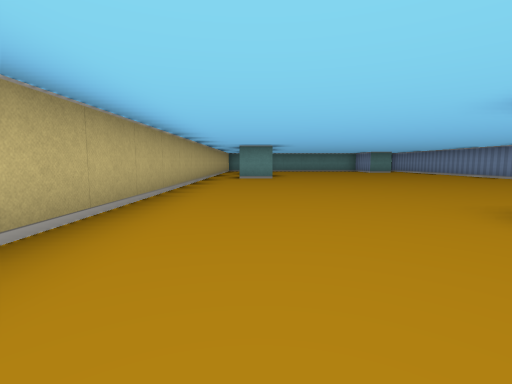
view 1 (above)

16 first-person views from a walk through a cub3D maze. The camera is about half as high as the walls, tilts 6° down and sees 85° across. The floor is counted in squares. Each view is taken from the middle of a square. On the plan, view 1 faces up. The plan holds only what a view shows up to about 9 squares ahead; the rest is blank.

view 2
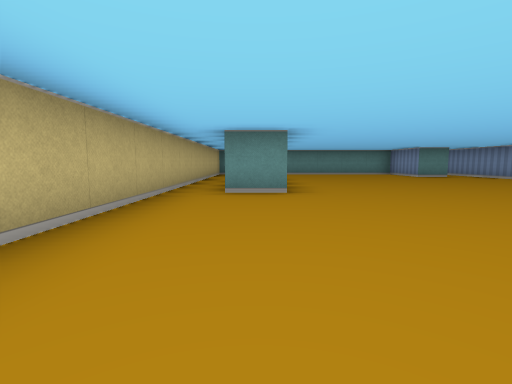

view 3
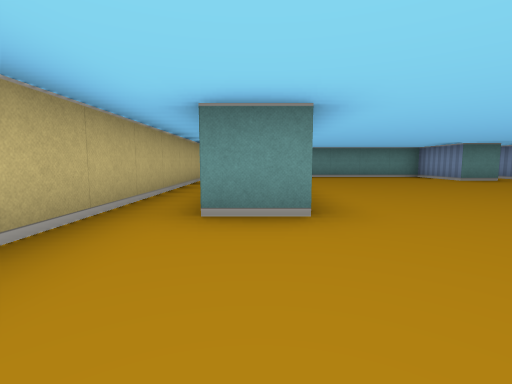

view 4
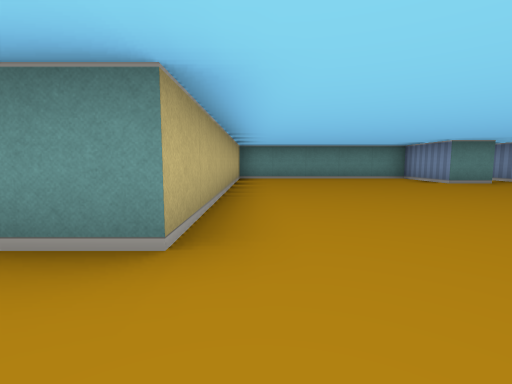

view 5
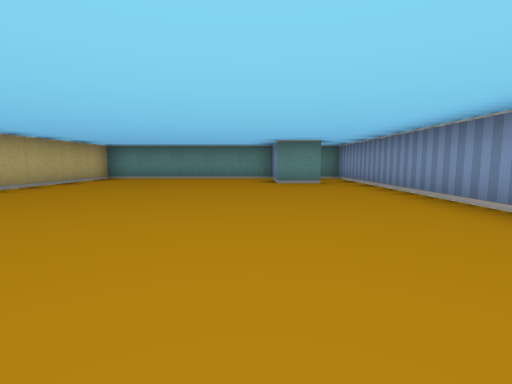

view 6
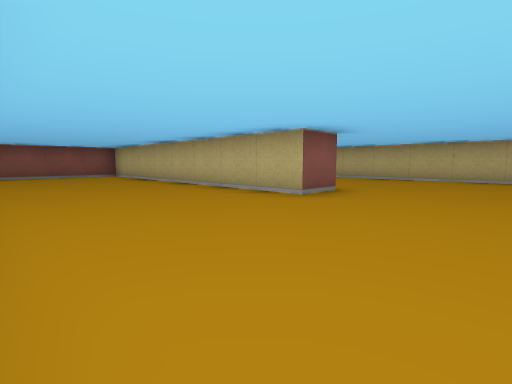

view 7
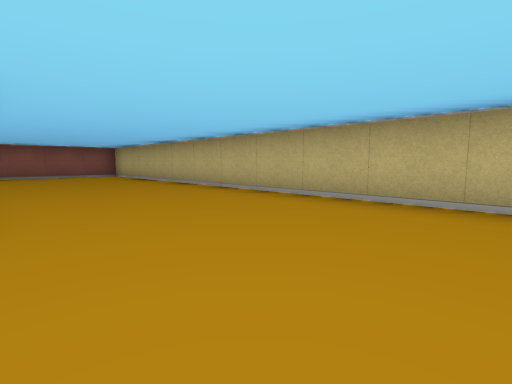

view 8
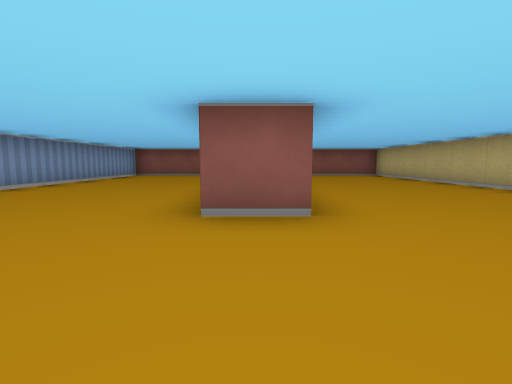

view 9
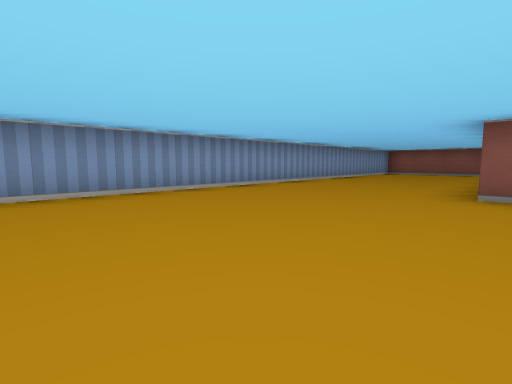

view 10
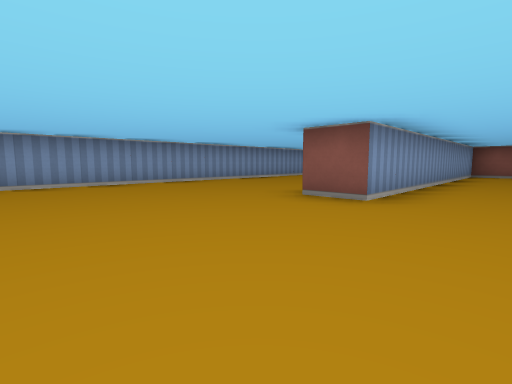

view 11
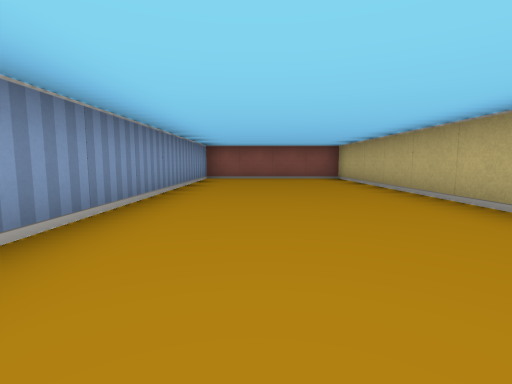

view 12
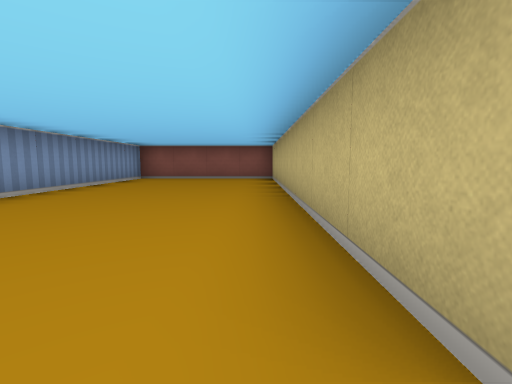

view 13
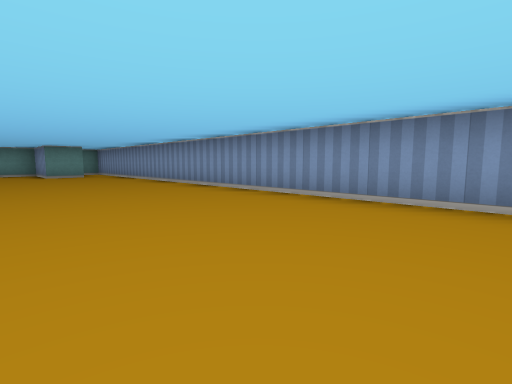

view 14
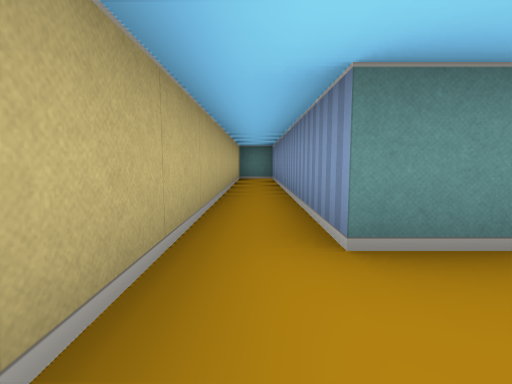

view 15
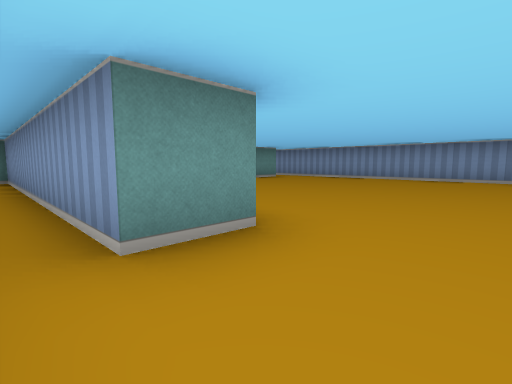

view 16
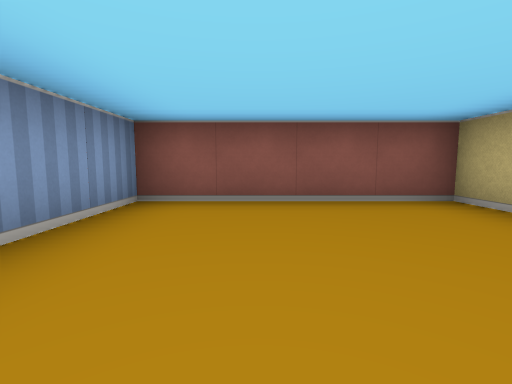

### Floor plan
Points are (right, up) in squares from view 1. A wall is a line through its corners. A room is listed if a view was taken in it or the views show most of it. See-through windows are left out.
Room 1 (views 1, 2, 3, 4, 5, 6, 7, 8, 9, 10, 11, 12, 13, 14, 15, 16)
walls: (6.6, 13.5) (5.5, 13.5) (5.5, 15.5) (0.5, 15.5) (0.5, 8.5) (-0.5, 8.5) (-0.5, 15.5) (-1.5, 15.5) (-1.5, -5.5) (2.5, -5.5) (2.5, 2.5) (3.5, 2.5) (3.5, -5.5) (7.5, -5.5) (7.5, 15.5) (6.9, 15.5)

Positions as (right, up) in squares from view 1, and headings:
1: (0, 0), facing up
2: (0, 4), facing up
3: (0, 6), facing up
4: (1, 7), facing up
5: (5, 7), facing up
6: (7, 5), facing down-left
7: (2, 5), facing down-left
8: (3, 5), facing down
9: (3, 7), facing down-right
10: (1, 6), facing down-right
11: (1, 3), facing down
12: (4, 3), facing down
13: (4, 3), facing up-right
14: (-1, 7), facing up
15: (-1, 7), facing up-right
16: (1, -2), facing down
